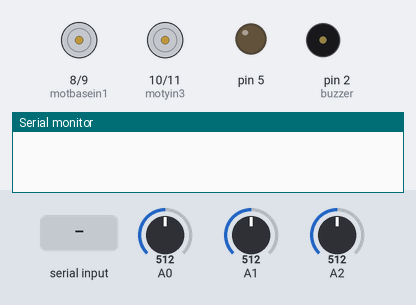
Simulated run of this sketch. Board: Arduino Uno, built with avr-gcc and run on an emulated ATmega328P. Shown: motor-driver pin pairs drawn as motors (green arrow = first pin HIGH = forward, orange = second pin HIGH = backward, longer = more drive), output pins drawn as LEDs (lit = HIGH), buzzer (waves = sounding, pin HIGH), the last lines printed to the serial monitor. Inputs (shaded band) come from the test bench; at power-on: A0 = 512, A1 = 512, A2 = 512.

Above: at 5.0 s.
5.1 s: "u" received over the second serial link
At 5.6 s:
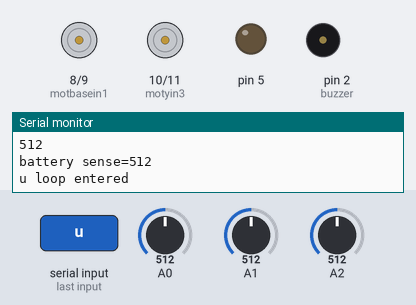
6.6 s: "d" received over the second serial link
At 7.8 s:
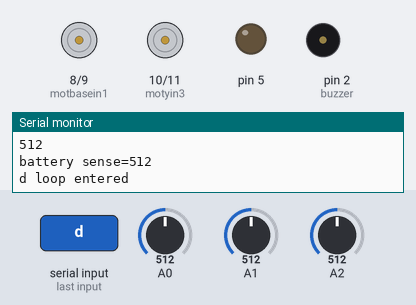
8.1 s: "l" received over the second serial link
At 9.1 s:
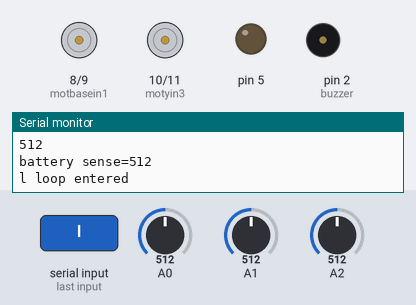
9.6 s: "r" received over the second serial link
At 10.2 s:
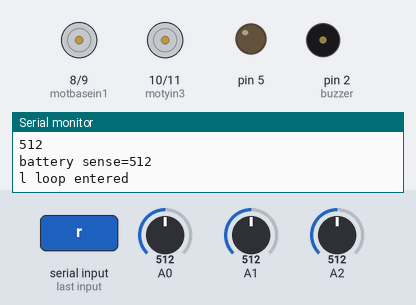
Timing chart, 0 to 12.1 s (numbered marks = the images above; inputs shaded):
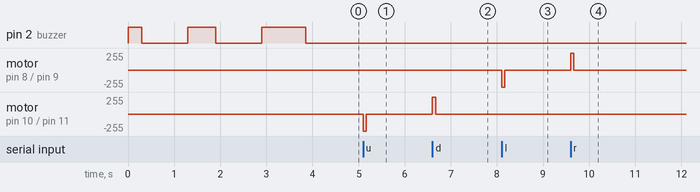

Measured:
- after the input at 5.1 s, motor on pin 10 (motyin3) / pin 11 (motyin4): stopped → backward 255/255 at once, → stopped 0.07 s later
- after the input at 6.6 s, motor on pin 10 (motyin3) / pin 11 (motyin4): stopped → forward 255/255 at once, → stopped 0.07 s later
- after the input at 8.1 s, motor on pin 8 (motbasein1) / pin 9 (motbasein2): stopped → backward 255/255 at once, → stopped 0.07 s later
- after the input at 9.6 s, motor on pin 8 (motbasein1) / pin 9 (motbasein2): stopped → forward 255/255 at once, → stopped 0.07 s later

The sketch:

uavdronetechsensor_unit.ino
```cpp
#include <SoftwareSerial.h>
SoftwareSerial akpalgps(3, 4); // RX, TX
SoftwareSerial akpalbts(12, 13);
int buzzer = 2, motbase = 0, moty = 0, motbasein1 = 8, motbasein2 = 9, motyin3 = 10, motyin4 = 11, pir = 0, batsense = 0;
float  sound_pulse_duration = 0, practical_speed_of_sound = 0, distance = 0;
char a;
void setup()
{
  Serial.begin(9600);
  while (!Serial) {
    ;
  }
  pinMode(buzzer, OUTPUT);
  pinMode(motbasein1, OUTPUT);
  pinMode(motbasein2, OUTPUT);
  pinMode(motyin3, OUTPUT);
  pinMode(motyin4, OUTPUT);
  pinMode(5, OUTPUT);
  //TRIG
  pinMode(6, INPUT);
  //ECHO
  pinMode(7, INPUT);
  digitalWrite(buzzer, HIGH);
  delay(300);
  digitalWrite(buzzer, LOW);
  delay(1000);
  digitalWrite(buzzer, HIGH);
  delay(600);
  digitalWrite(buzzer, LOW);
  delay(1000);
  digitalWrite(buzzer, HIGH);
  delay(950);
  digitalWrite(buzzer, LOW);
}
void loop()
{
  akpalbts.begin(9600);
  if (akpalbts.available())
  {
    a = akpalbts.read();
    Serial.write(a);
    motbase = analogRead(A0);
    moty = analogRead(A1);
    batsense = analogRead(A2);
    Serial.println("base value");
    Serial.println(motbase);
    Serial.println("y value");
    Serial.println(moty);
    Serial.print("battery sense=");
    Serial.println(batsense);
    if (a == 'u')
    {
      digitalWrite(motyin4, HIGH);
      digitalWrite(motyin3, LOW);
      delay(70);
      digitalWrite(motyin3, LOW);
      digitalWrite(motyin4, LOW);
      Serial.println("u loop entered");
    }
    if (a == 'd')
    {
      digitalWrite(motyin3, HIGH);
      digitalWrite(motyin4, LOW);
      delay(70);
      digitalWrite(motyin3, LOW);
      digitalWrite(motyin4, LOW);
      Serial.println("d loop entered");
    }
    if (a == 'l')
    {
      digitalWrite(motbasein2, HIGH);
      digitalWrite(motbasein1, LOW);
      delay(70);
      digitalWrite(motbasein2, LOW);
      digitalWrite(motbasein1, LOW);
      Serial.println("l loop entered");
    }
    if (a == 'r')
    {
      digitalWrite(motbasein1, HIGH);
      digitalWrite(motbasein2, LOW);
      delay(70);
      digitalWrite(motbasein1, LOW);
      digitalWrite(motbasein2, LOW);
      Serial.println("l loop entered");
    }
    else if (a == '1')
    {
      akpalgps.begin(9600);
      delay(500);
      for (int i = 0; i < 200; i++)
      {
        if (akpalgps.available())
          Serial.write(akpalgps.read());
      }
      Serial.println("1 loop entered");
    }
    else if (a == '2')
    {
      //initiating ultra-sonic  sensor
      digitalWrite(5, HIGH);
      delay(0.00001);
      digitalWrite(5, LOW);
      sound_pulse_duration = pulseIn(6, HIGH);
      delay(0.00001);
      sound_pulse_duration = sound_pulse_duration * 0.0000005;
      practical_speed_of_sound = (331.5);
      distance = practical_speed_of_sound * sound_pulse_duration * 100;
      Serial.print(distance);
      Serial.println("2 loop entered");
      delay(2000);
    }
    else if (a == '3')
    {
      pir = digitalRead(7);
      Serial.print("pir action=");
      Serial.println(pir);
      pir = 0;
    }
  }
}
```
